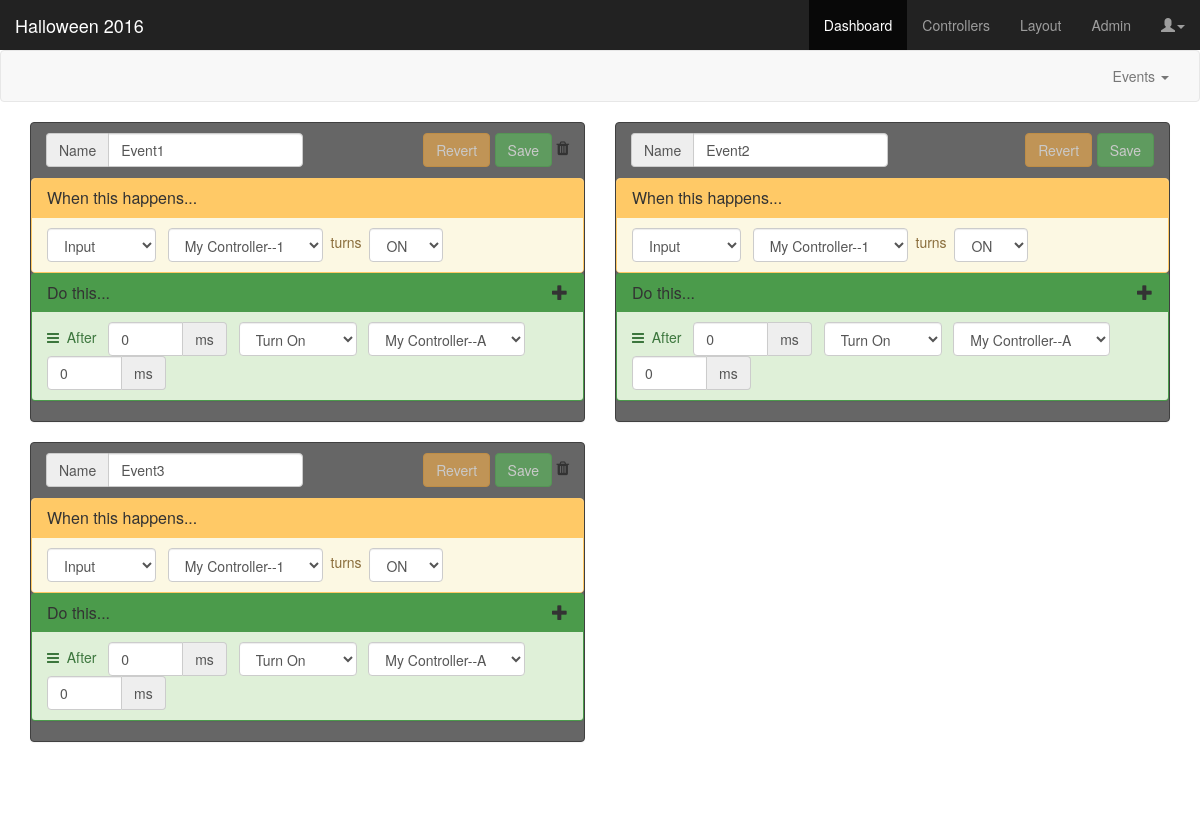
/dashboard, run on the app's committed database.
### app/models.py (models this page shows, shortened)
class Event(db.Model):
	id = db.Column(db.Integer, primary_key=True)
	project_id = db.Column(db.Integer, db.ForeignKey('project.id'))
	name = db.Column(db.String(24))
	loop = db.Column(db.Integer, default=1)
	triggers = db.relationship(
		'Trigger',
		secondary = event_triggers,
		primaryjoin = 'event_triggers.c.event_id == Event.id',
		secondaryjoin = 'event_triggers.c.trigger_id == Trigger.id',
		backref = db.backref('events', lazy='dynamic'),
		lazy = 'dynamic')
	actions = db.relationship(
		'Action',
		secondary = event_actions,
		backref = db.backref('events', lazy='dynamic'),
		lazy = 'dynamic')
	@property
	def serialize(self):
		return {
			'id': self.id,
			'project_id': self.project_id,
			'name': self.name,
			'loop': self.loop,
			'triggers': self.serialize_triggers,
			'actions': self.serialize_actions
		}
	@property
	def serialize_triggers(self):
		return [item.serialize for item in self.triggers]
	@property
	def serialize_actions(self):
		return [item.serialize for item in self.actions]

class Controller(db.Model):
	id = db.Column(db.Integer, primary_key=True)
	project_id = db.Column(db.Integer, db.ForeignKey('project.id'))
	color_id = db.Column(db.Integer, db.ForeignKey('color.id'))
	name = db.Column(db.String(25), unique=True)
	ports = db.relationship('Port', backref='controller')

### app/views.py (the view)
@app.route('/dashboard')
def dashboard():
	project = projectname
	controllers = Controller.query.filter(Controller.project_id==projectid)
	if controllers.count() == 0:
		return redirect("/controllers")
	return render_template('dashboard.html',
		title='Dashboard',
		projectname=project,
		inputs=[i.serialize for i in Port.query.filter(Port.type == 'input', Port.state != 'DISABLED')],
		triggertypes=[tt.serialize for tt in Triggertype.query.all()],
		actiontypes=[at.serialize for at in Actiontype.query.all()],
		outputs=[o.serialize for o in Port.query.filter(Port.type == 'output', Port.state != 'DISABLED')],
		sounds=sounds,
		events=[e.serialize for e in Event.query.all()]
	)

### app/models.py (called while the page is built)
	@property
	def serialize(self):
		return {
			'id': self.id,
			'name': self.name,
			'type': self.type
		}

	@property
	def serialize(self):
		return{
			'id': self.id,
			'name': self.name,
			'type': self.type
		}

	@property
	def serialize(self):
		return {
			'id': self.id,
			'cid': self.controller_id,
			'cname': self.controller.name,
			'port': self.port,
			'name': self.name,
			'state': self.state,
			'type': self.type,
			'color_id': self.controller.color_id
		}

	@property
	def serialize(self):
		return{
			'id': self.id,
			'input_id': self.input_id,
			'tt_id': self.triggertype_id,
			'param1': self.param1,
			'param2': self.param2
		}

	@property
	def serialize(self):
		aid = ''
		if self.actiontype_id == 4:
			aid = self.sound_id
		else:
			aid = self.output_id
		return{
			'id': self.id,
			'output_sound_id': aid,
			'actiontype_id': self.actiontype_id,
			'delay': self.delay,
			'param1': self.param1
		}

### app/templates/dashboard.html (shortened to what this page needs)
{% extends "base.html" %}
{% block content %}
<link href="static/css/dashboard.css" rel="stylesheet">
<nav class="navbar navbar-default">
  <div class="container-fluid">
    <div class="collapse navbar-collapse" id="navbar-collapse-1">
      <ul class="nav navbar-nav navbar-right">
        <li class="dropdown">
        <a href="#" class="dropdown-toggle" data-toggle="dropdown">Events <span class="caret"></span></a>
      </ul>
    </div>
  </div>
</nav>
<div class="container-fluid dashboard">
  <div class="col-md-6 odd-col">
    {% for e in events|selectattr("id", "odd") %}
    <div class="panel panel-event" id="event-{{ e.id }}">
      <form class="form-inline">
        <div class="panel-heading">
          <h3 class="panel-title">
            <div class="form-group">
              <div class="input-group">
                <span class="input-group-addon">Name</span>
                <input type="text" class="form-control" name="eventname" value="{{ e.name }}">
              </div>
            </div>
            <span class="pull-right">
              <button type="button" class="btn btn-warning disabled">Revert</button>
              <button type="button" class="btn btn-success disabled" data-saving-text="Saving...">Save</button>
              <i class="fa fa-trash"></i>
            </span>
          </h3>
        </div>
        <div class="panel panel-trigger">
          <div class="panel-heading">
            <h3 class="panel-title">When this happens...</h3>
          </div>
          <ul class="list-group trigger-list">
            {% for t in e.triggers %}
            <li class="list-group-item list-group-item-warning" id="trigger-{{ t.id }}">
              <select class="form-control triggertype_select" name="triggertype_id">
                {% for tt in triggertypes %}
                <option value="{{ tt.id }}">{{ tt.name }}</option>
                {% endfor %}
              </select>&nbsp;&nbsp;
              <span class="trigger-group Input">
                <select class="form-control" name="trigger_id">
                  {% for i in inputs %}
                  <option value="{{ i.id }}">{{ i.cname }}--{{ i.name }}</option>
                  {% endfor %}
                </select>
                &nbsp;turns&nbsp;
                <select class="form-control" name="inputstate">
                  <option value="ON">ON</option>
                </select>
              </span>
            </li>
            {% endfor %}
          </ul>
        </div>
        <div class="panel panel-action">
          <div class="panel-heading">
            <h3 class="panel-title">Do this...<div class="add-action pull-right" data-placement="right" data-toggle="tooltip" title="Add an Action to this Event..." data-eventid="event-{{ e.id }}" data-container="body"><span class="glyphicon glyphicon-plus"></span></div></h3>
          </div>
          <ul class="list-group sortable action-list">
            {% for a in e.actions %}
            <li class="list-group-item list-group-item-success" id="action-{{ a.id }}">
              <i class="fa fa-bars"></i><span>&nbsp;&nbsp;After&nbsp;&nbsp;</span>
              <div class="input-group">
                <input type="text" class="form-control delay" name="action-{{ a.id }}-delay" value="{{ a.delay }}" size=4>
                <span class="input-group-addon">ms</span>
              </div>&nbsp;&nbsp;
              <select class="form-control actiontype_select" name="action-{{ a.id }}-actiontype_id">
                {% for at in actiontypes %}
                <option value="{{ at.id }}">{{ at.name }}</option>
                {% endfor %}
              </select>&nbsp;&nbsp;
              <span class="action-group Turn Toggle Blink">
                <select class="form-control output_id" name="action-{{ a.id }}-output_id">
                  {% for o in outputs %}
                  <option value="{{ o.id }}">{{ o.cname }}--{{ o.name }}</option>
                  {% endfor %}
                </select>&nbsp;&nbsp;
                <div class="input-group Blink">
                  <input type="text" class="form-control param1" name="action-{{ a.id }}-param1" value="{{ a.param1 }}" size=4>
                  <span class="input-group-addon">ms</span>
                </div>
              </span>
            </li>
            {% endfor %}
          </ul>
        </div>
      </form>
    </div>
    {% endfor %}
  </div>
  <div class="col-md-6 even-col">
    {% for e in events|selectattr("id", "even") %}
    <div class="panel panel-event" id="event-{{ e.id }}">
      <form class="form-inline">
        <div class="panel-heading">
          <h3 class="panel-title">
            <div class="form-group">
              <div class="input-group">
                <span class="input-group-addon">Name</span>
                <input type="text" class="form-control" name="eventname" value="{{ e.name }}">
              </div>
            </div>
            <span class="pull-right">
              <button type="button" class="btn btn-warning disabled">Revert</button>
              <button type="button" class="btn btn-success disabled" data-saving-text="Saving...">Save</button>
            </span>
          </h3>
        </div>
        <div class="panel panel-trigger">
          <div class="panel-heading">
            <h3 class="panel-title">When this happens...</h3>
          </div>
          <ul class="list-group trigger-list">
            {% for t in e.triggers %}
            <li class="list-group-item list-group-item-warning" id="trigger-{{ t.id }}">
              <select class="form-control triggertype_select" name="triggertype_id">
                {% for tt in triggertypes %}
                <option value="{{ tt.id }}">{{ tt.name }}</option>
                {% endfor %}
              </select>&nbsp;&nbsp;
              <span class="trigger-group Input">
                <select class="form-control" name="trigger_id">
                  {% for i in inputs %}
                  <option value="{{ i.id }}">{{ i.cname }}--{{ i.name }}</option>
                  {% endfor %}
                </select>
                &nbsp;turns&nbsp;
                <select class="form-control" name="inputstate">
                  <option value="ON">ON</option>
                </select>
              </span>
            </li>
            {% endfor %}
          </ul>
        </div>
        <div class="panel panel-action">
          <div class="panel-heading">
            <h3 class="panel-title">Do this...<div class="add-action pull-right" data-placement="right" data-toggle="tooltip" title="Add an Action to this Event..." data-eventid="event-{{ e.id }}" data-container="body"><span class="glyphicon glyphicon-plus"></span></div></h3>
          </div>
          <ul class="list-group sortable action-list">
            {% for a in e.actions %}
            <li class="list-group-item list-group-item-success" id="action-{{ a.id }}">
              <i class="fa fa-bars"></i><span>&nbsp;&nbsp;After&nbsp;&nbsp;</span>
              <div class="input-group">
                <input type="text" class="form-control delay" name="action-{{ a.id }}-delay" value="{{ a.delay }}" size=4>
                <span class="input-group-addon">ms</span>
              </div>&nbsp;&nbsp;
              <select class="form-control actiontype_select" name="action-{{ a.id }}-actiontype_id">
                {% for at in actiontypes %}
                <option value="{{ at.id }}">{{ at.name }}</option>
                {% endfor %}
              </select>&nbsp;&nbsp;
              <span class="action-group Turn Toggle Blink">
                <select class="form-control output_id" name="action-{{ a.id }}-output_id">
                  {% for o in outputs %}
                  <option value="{{ o.id }}">{{ o.cname }}--{{ o.name }}</option>
                  {% endfor %}
                </select>&nbsp;&nbsp;
                <div class="input-group Blink">
                  <input type="text" class="form-control param1" name="action-{{ a.id }}-param1" value="{{ a.param1 }}" size=4>
                  <span class="input-group-addon">ms</span>
                </div>
              </span>
            </li>
            {% endfor %}
          </ul>
        </div>
      </form>
    </div>
    {% endfor %}          </div>
</div>
{% endblock %}

### app/templates/base.html (shortened to what this page needs)
<!DOCTYPE html>
<html lang="en">
  <head>
    <link href="static/css/bootstrap.min.css" rel="stylesheet">
    <link href="static/font-awesome-4.6.3/css/font-awesome.min.css" rel="stylesheet">
    <link href="static/css/animate.min.css" rel="stylesheet">
  </head>
  <body>
    <nav class="navbar navbar-inverse navbar-fixed-top">
      <div class="container-fluid">
        <div class="navbar-header">
          {% if projectname %}<a class="navbar-brand" href="#">{{ projectname }}</a>{% endif %}
        </div>
        <div id="navbar" class="navbar-collapse collapse">
          <ul class="nav navbar-nav navbar-right">
            <li id="dashboard"><a href="dashboard">Dashboard</a></li>
            <li id="controllers"><a href="controllers">Controllers</a></li>
            <li id="layout"><a href="#">Layout</a></li>
            <li id="admin"><a href="admin">Admin</a></li>
            <li>
              <a href="#" class="dropdown-toggle" data-toggle="dropdown"><span class="glyphicon glyphicon-user"></span><span class="caret"></span></a>
            </li>
          </ul>
        </div>
      </div>
    </nav>
    {% block content %}{% endblock %}
  </body>
</html>

### app/static/css/dashboard.css (style rules this page uses)
body { padding-top: 50px; }
.navbar-fixed-top { border: 0; }
.dashboard { height: calc(100vh - 100px); }
.panel-trigger { border: 1px solid #FFC966; margin-bottom: 0; }
.panel-trigger > .panel-heading { background-color: #FFC966; }
.panel-action { background-color: #4b9b4b; }
.panel-event { background-color: #666666; border: 1px solid #404040; }

### data on the page
Event: eventname "Event1", trigger_id "My Controller--1", delay "0", name "My Controller--A", param1 "0"
Event: eventname "Event3", trigger_id "My Controller--1", delay "0", name "My Controller--A", param1 "0"
Event: eventname "Event2", trigger_id "My Controller--1", delay "0", name "My Controller--A", param1 "0"

### other printed values
{{ projectname }} "Halloween 2016"
form field triggertype_id "Input"
form field value "Turn On"
